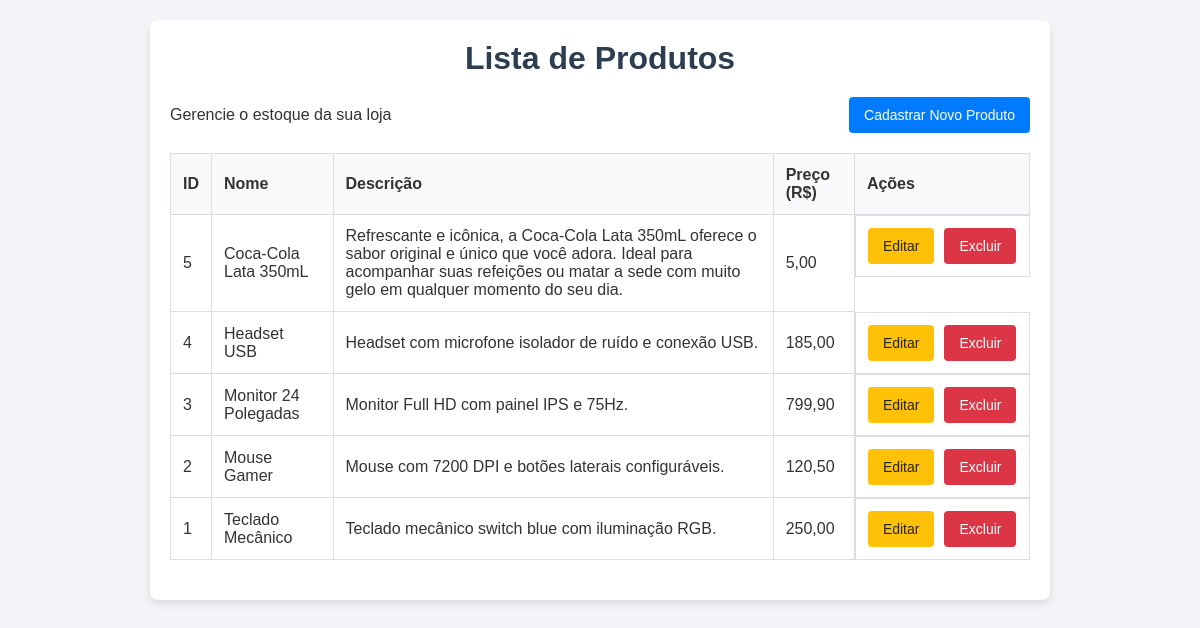
The app's page /smart_sales/index.php with its own data.
### tables this page shows
CREATE TABLE `produtos` (
  `id` int(11) NOT NULL,
  `nome` varchar(255) NOT NULL,
  `descricao` text DEFAULT NULL,
  `preco` decimal(10,2) NOT NULL
);

### smart_sales/index.php (the view, shortened to what this page needs)
<?php
require_once 'conexao.php';
$stmt = $pdo->query("SELECT * FROM produtos ORDER BY id DESC");
$produtos = $stmt->fetchAll(PDO::FETCH_ASSOC);
?>
<!DOCTYPE html>
<html lang="pt-BR">
<head>
    <link rel="stylesheet" href="style.css">
</head>
<body>
    <div class="container">
        <h1>Lista de Produtos</h1>
        <div class="header-actions">
            <span>Gerencie o estoque da sua loja</span>
            <a href="cadastrar.php" class="btn">Cadastrar Novo Produto</a>
        </div>
        <table>
            <thead>
                <tr>
                    <th>ID</th>
                    <th>Nome</th>
                    <th>Descrição</th>
                    <th>Preço (R$)</th>
                    <th>Ações</th>
                </tr>
            </thead>
            <tbody>
                <?php if (count($produtos) > 0): ?>
                    <?php foreach ($produtos as $produto): ?>
                        <tr>
                            <td><?php echo $produto['id']; ?></td>
                            <td><?php echo htmlspecialchars($produto['nome']); ?></td>
                            <td><?php echo htmlspecialchars($produto['descricao']); ?></td>
                            <td><?php echo number_format($produto['preco'], 2, ',', '.'); ?></td>
                            <td class="acoes">
                                <a href="editar.php?id=<?php echo $produto['id']; ?>" class="btn btn-warning">Editar</a>
                                <a href="excluir.php?id=<?php echo $produto['id']; ?>" class="btn btn-danger" onclick="return confirm('Tem certeza que deseja excluir este produto?');">Excluir</a>
                            </td>
                        </tr>
                    <?php endforeach; ?>
                <?php else: ?>
                    <tr>
                        <td colspan="5" style="text-align: center;">Nenhum produto cadastrado.</td>
                    </tr>
                <?php endif; ?>
            </tbody>
        </table>
    </div>
</body>
</html>

### smart_sales/style.css (style rules this page uses)
* { box-sizing: border-box; margin: 0; padding: 0; font-family: Arial, sans-serif; }
body { background-color: #f4f4f9; padding: 20px; color: #333; }
.container { max-width: 900px; margin: 0 auto; background: #ffffff; padding: 20px; border-radius: 8px; box-shadow: 0 4px 8px rgba(0,0,0,0.1); }
h1, h2 { text-align: center; margin-bottom: 20px; color: #2c3e50; }
.header-actions { display: flex; justify-content: space-between; align-items: center; margin-bottom: 20px; }
.btn { display: inline-block; padding: 10px 15px; background-color: #007BFF; color: #ffffff; text-decoration: none; border-radius: 4px; border: none; cursor: pointer; font-size: 14px; }
.btn-warning { background-color: #ffc107; color: #212529; }
.btn-danger { background-color: #dc3545; }
table { width: 100%; border-collapse: collapse; margin-bottom: 20px; }
th, td { border: 1px solid #dddddd; padding: 12px; text-align: left; }
th { background-color: #f8f9fa; font-weight: bold; }
.acoes { display: flex; gap: 10px; }

### records on screen
produtos: id "5", nome "Coca-Cola Lata 350mL", descricao "Refrescante e icônica, a Coca-Cola Lata 350mL oferece o sabor original e único que você adora. Ideal para acompanhar suas refeições ou matar a sede com muito gelo em qualquer momento do seu dia.", preco "5,00"
produtos: id "4", nome "Headset USB", descricao "Headset com microfone isolador de ruído e conexão USB.", preco "185,00"
produtos: id "3", nome "Monitor 24 Polegadas", descricao "Monitor Full HD com painel IPS e 75Hz.", preco "799,90"
produtos: id "2", nome "Mouse Gamer", descricao "Mouse com 7200 DPI e botões laterais configuráveis.", preco "120,50"
produtos: id "1", nome "Teclado Mecânico", descricao "Teclado mecânico switch blue com iluminação RGB.", preco "250,00"
